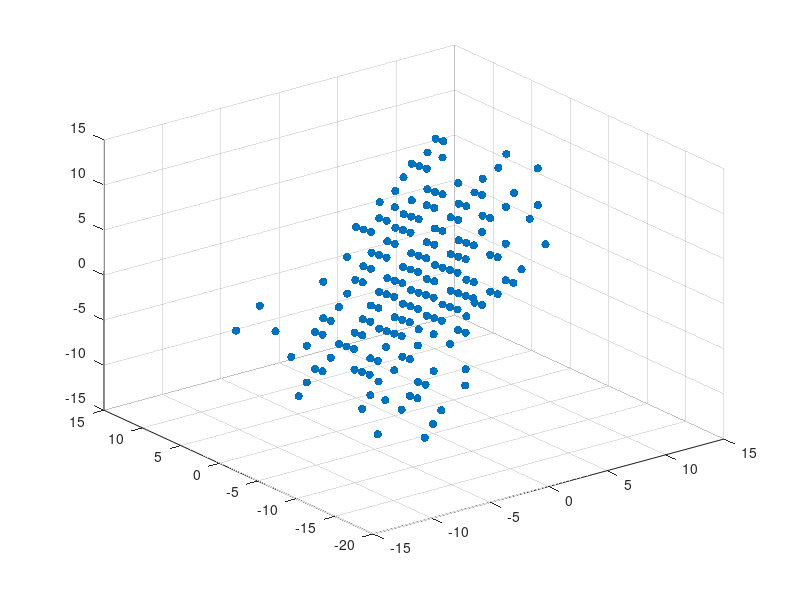

Reproduce this figure in MATLAB.
% GnrtRndAuNano_0.m -- dynamic diffraction (considering frozen phonon)
clc;
close all;
clear all;
%% Main
% fcc, lattice constant a = 4.0786 Angstrom
LattConst = 4.0786;
IteNum = 21;
vec{1} = [1; 1; 0] / 2;
vec{2} = [0; 1; 1] / 2;
vec{3} = [1; 0; 1] / 2;
growdirec = [-3, -2, -1, 1, 2, 3];

AuNanoSeed = [0; 0; 0];
for IteIdx = 1 : IteNum
    CurPar = AuNanoSeed;
    for AtomIdx = 1 : size(CurPar, 2)
        rng('shuffle');
        grow = rand();
        if grow >= 0.5
            rng('shuffle');
            VecIdx = randperm(6);
            VecIdx = VecIdx(1);
            AuNanoSeed = [AuNanoSeed, CurPar( : , AtomIdx) + sign(growdirec(VecIdx)) * vec{abs(growdirec(VecIdx))}];
        end
    end
    AuNanoSeed = AuNanoSeed';
    AuNanoSeed = uniquetol(AuNanoSeed, 1e-3, 'ByRows', true);
    AuNanoSeed = AuNanoSeed';
end

AuNanoSeed = LattConst * AuNanoSeed;
figure('units','normalized','outerposition',[0 0 1 1]);
scatter3(AuNanoSeed(1, : ), AuNanoSeed(2, : ), AuNanoSeed(3, : ), 'filled');